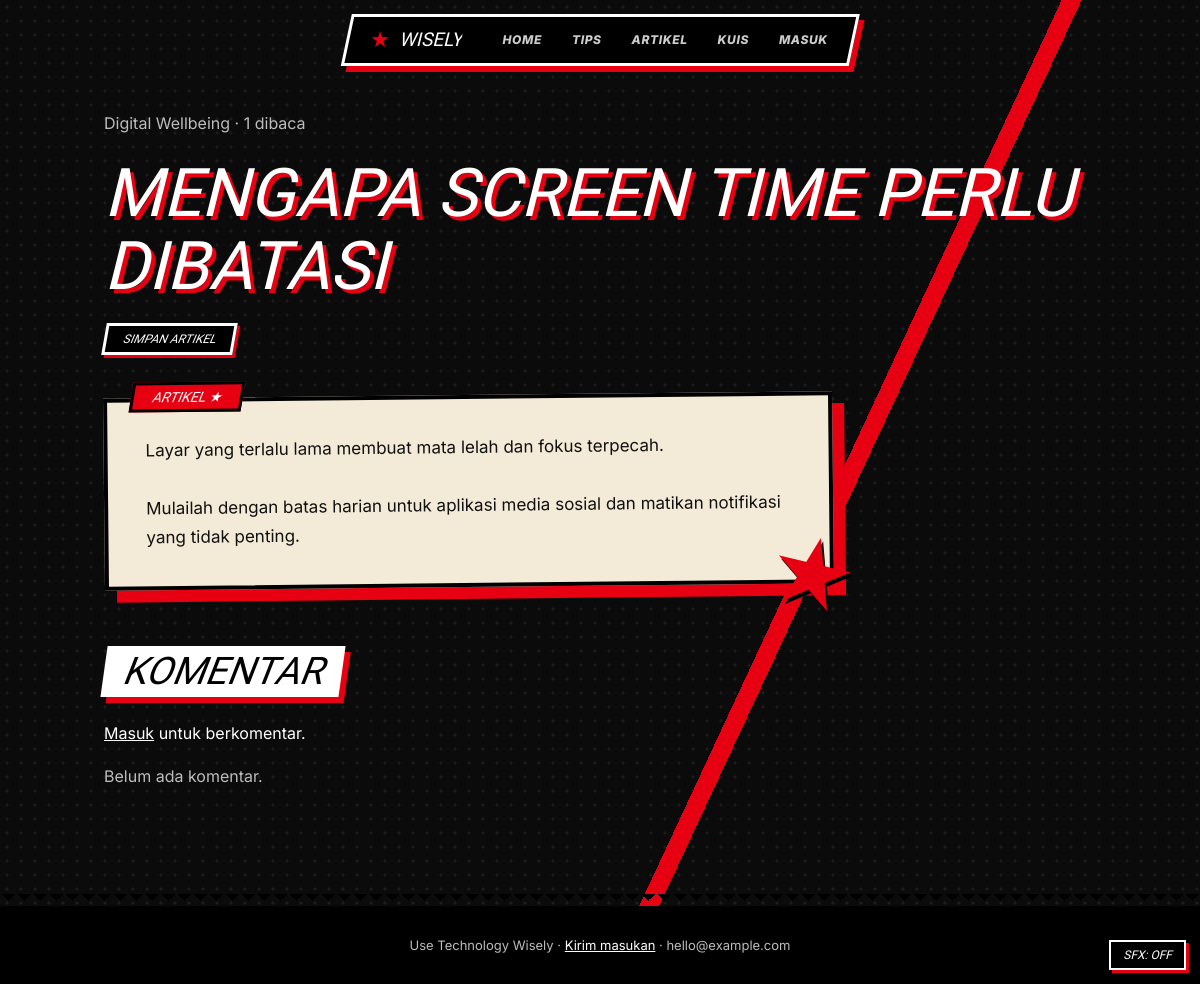
/article.php?slug=mengapa-screen-time-perlu-dibatasi, run on the app's committed database.
### tables this page shows
CREATE TABLE articles(id INT UNSIGNED AUTO_INCREMENT PRIMARY KEY, title VARCHAR(200) NOT NULL, slug VARCHAR(220) NOT NULL UNIQUE, excerpt VARCHAR(400), content MEDIUMTEXT NOT NULL, cover_image VARCHAR(255), category_id INT UNSIGNED NULL, author_id INT UNSIGNED NULL, status ENUM('draft','published','archived') NOT NULL DEFAULT 'draft', views_count INT UNSIGNED NOT NULL DEFAULT 0, created_at TIMESTAMP DEFAULT CURRENT_TIMESTAMP, updated_at TIMESTAMP DEFAULT CURRENT_TIMESTAMP ON UPDATE CURRENT_TIMESTAMP, published_at TIMESTAMP NULL,
 INDEX(status,published_at), FULLTEXT(title,excerpt,content),
 FOREIGN KEY(category_id) REFERENCES categories(id) ON DELETE SET NULL, FOREIGN KEY(author_id) REFERENCES users(id) ON DELETE SET NULL);

CREATE TABLE categories(id INT UNSIGNED AUTO_INCREMENT PRIMARY KEY, name VARCHAR(80) NOT NULL UNIQUE, slug VARCHAR(80) NOT NULL UNIQUE, description VARCHAR(255), icon VARCHAR(40), created_at TIMESTAMP DEFAULT CURRENT_TIMESTAMP);

CREATE TABLE website_settings(id TINYINT UNSIGNED PRIMARY KEY DEFAULT 1, site_name VARCHAR(120) NOT NULL, site_description VARCHAR(255), logo_url VARCHAR(255), contact_email VARCHAR(190), social_links JSON, updated_at TIMESTAMP DEFAULT CURRENT_TIMESTAMP ON UPDATE CURRENT_TIMESTAMP);

### article.php (the view, shortened to what this page needs)
<?php require 'config.php';
$s=$pdo->prepare("SELECT a.*,c.name cname FROM articles a LEFT JOIN categories c ON c.id=a.category_id WHERE a.slug=? AND a.status='published'");$s->execute([$_GET['slug']??'']);$a=$s->fetch();
$u=user();
$pdo->prepare('UPDATE articles SET views_count=views_count+1 WHERE id=?')->execute([$a['id']]);
$bm=false;if($u){$b=$pdo->prepare('SELECT 1 FROM bookmarks WHERE user_id=? AND article_id=?');$b->execute([$u['id'],$a['id']]);$bm=(bool)$b->fetch();}
$cm=$pdo->prepare("SELECT c.content,c.created_at,u.full_name FROM comments c JOIN users u ON u.id=c.user_id WHERE c.article_id=? AND c.status='approved' ORDER BY c.created_at DESC");$cm->execute([$a['id']]);
head($a['title']);?>
<span class="muted"><?=e($a['cname'])?> · <?=$a['views_count']+1?> dibaca</span><h1><?=e($a['title'])?></h1>
<form method="post"><?=csrf()?><input type="hidden" name="a" value="bm"><button class="btn s"><?=$bm?'Hapus bookmark':'Simpan artikel'?></button></form>
<div class="callcard"><?=nl2br(e($a['content']))?></div>
<h2 style="margin-top:60px">Komentar</h2>
<?php if($u):?><form method="post" class="narrow" style="margin:0"><?=csrf()?><input type="hidden" name="a" value="cm"><textarea name="content" rows="3" required maxlength="1000"></textarea><button class="btn">Kirim komentar</button></form><?php else:?><p><a href="login.php">Masuk</a> untuk berkomentar.</p><?php endif;
$n=0;foreach($cm as $c){$n++;echo '<div class="card" style="margin-top:14px"><b>'.e($c['full_name']).'</b><p>'.e($c['content']).'</p></div>';}if(!$n)echo '<p class="muted">Belum ada komentar.</p>';
foot();

### config.php (shortened to what this page needs)
<?php
$pdo=new PDO('mysql:host=localhost;dbname=techwise;charset=utf8mb4','root','',[PDO::ATTR_ERRMODE=>PDO::ERRMODE_EXCEPTION,PDO::ATTR_DEFAULT_FETCH_MODE=>PDO::FETCH_ASSOC]);
function e($s){return htmlspecialchars((string)$s,ENT_QUOTES,'UTF-8');}
function user(){global $pdo;static $u=false;if($u===false){$u=null;if(!empty($_SESSION['uid'])){$s=$pdo->prepare('SELECT id,full_name,email,role FROM users WHERE id=?');$s->execute([$_SESSION['uid']]);$u=$s->fetch()?:null;}}return $u;}
function head($t){$u=user();$b=BASE;echo '<!DOCTYPE html><html lang="id"><head><meta charset="utf-8"><meta name="viewport" content="width=device-width,initial-scale=1"><title>'.e($t).'</title><link rel="preconnect" href="https://fonts.googleapis.com"><link rel="stylesheet" href="https://fonts.googleapis.com/css2?family=Archivo+Black&family=Inter:wght@400;600;800&display=swap"><script>document.documentElement.classList.add("js")</script><link rel="stylesheet" href="'.$b.'/theme.css?v='.@filemtime(__DIR__.'/theme.css').'"></head><body><header class="isl" id="isl"><a class="logo" href="'.$b.'/"><i></i><span>Wisely</span></a><nav id="links"><a href="'.$b.'/">Home</a><a href="'.$b.'/#tips">Tips</a><a href="'.$b.'/#artikel">Artikel</a><a href="'.$b.'/quiz.php">Kuis</a>'.($u&&$u['role']!=='user'?'<a href="'.$b.'/admin/">Admin</a>':'').($u?'<a href="'.$b.'/profile.php">Profil</a><a href="'.$b.'/logout.php">Keluar</a>':'<a href="'.$b.'/login.php">Masuk</a>').'</nav><button class="mb" id="mb" aria-label="Menu" aria-expanded="false">&#9776;</button></header><main class="wrap">';if($f=flash())echo '<p class="toast">'.e($f).'</p>';}
function foot(){global $pdo;$s=$pdo->query('SELECT site_name,contact_email FROM website_settings WHERE id=1')->fetch()?:[];echo '</main><footer class="foot">'.e($s['site_name']??'').' &middot; <a href="'.BASE.'/feedback.php">Kirim masukan</a>'.(!empty($s['contact_email'])?' &middot; '.e($s['contact_email']):'').'</footer><script src="'.BASE.'/app.js"></script></body></html>';}

### theme.css (style rules this page uses)
:root { --red:#e60012 }
* { box-sizing:border-box }
html { scroll-behavior:smooth;scroll-padding-top:90px }
body { margin:0;color:#fff;font:400 16px/1.7 Inter,system-ui,sans-serif;background-color:#0b0b0b;background-image:linear-gradient(115deg,transparent 0 64%,var(--red) 64% 65.2%,transparent 65.2%),radial-gradient(#ffffff12 1.3px,transparent 1.8px);background-size:auto,14px 14px;background-attachment:fixed }
h1,h2,h3,.logo,.num,.btn,th,.badge,.chip { font-family:'Archivo Black',Impact,'Arial Black',sans-serif;font-weight:400 }
h1 { font-size:clamp(34px,5.6vw,72px);line-height:1.08;margin:.3em 0;text-transform:uppercase;font-style:italic;text-shadow:4px 4px 0 var(--red) }
h2 { display:inline-block;max-width:100%;font-size:clamp(24px,3.4vw,38px);line-height:1.15;text-transform:uppercase;font-style:italic;background:#fff;color:#000;padding:.1em .5em;margin:0 0 6px;transform:skewX(-8deg);box-shadow:6px 6px 0 var(--red) }
a { color:inherit }
.wrap { max-width:1040px;margin:0 auto;padding:110px 24px 60px }
.isl { position:fixed;top:14px;left:50%;transform:translateX(-50%);z-index:50;display:flex;gap:26px;align-items:center;padding:8px 12px 8px 24px;max-width:96vw;isolation:isolate;transition:padding .5s cubic-bezier(.2,.8,.2,1) }
.isl::before { content:'';position:absolute;inset:0;background:#000;border:3px solid #fff;box-shadow:6px 6px 0 var(--red);transform:skewX(-12deg);z-index:-1 }
.isl .logo { display:flex;align-items:center;gap:9px;white-space:nowrap;font-size:19px;text-transform:uppercase;font-style:italic;text-decoration:none }
.isl .logo i { font-style:normal;color:var(--red);font-size:22px;line-height:1 }
.isl .logo i::before { content:'\2605' }
.isl .logo span { display:inline-block;max-width:90px;overflow:hidden;transition:max-width .5s,opacity .4s }
.isl nav { display:flex;gap:2px;position:relative }
.isl nav a { position:relative;z-index:1;padding:8px 14px;font-size:12px;font-weight:800;font-style:italic;text-transform:uppercase;letter-spacing:.05em;text-decoration:none;opacity:.8;white-space:nowrap;transition:opacity .2s }
.btn { display:inline-block;margin-top:16px;padding:12px 26px;border:3px solid #000;background:var(--red);color:#fff;font-size:15px;text-transform:uppercase;font-style:italic;cursor:pointer;text-decoration:none;box-shadow:4px 4px 0 #fff;transform:skewX(-10deg);transition:transform .2s,box-shadow .2s,background .2s }
.btn.s { padding:6px 16px;margin:0;font-size:12px;background:#000;border-color:#fff;box-shadow:3px 3px 0 var(--red) }
.muted { color:#bdbdbd }
.foot { text-align:center;padding:28px 24px;font-size:13px;background:#000;border-top:4px solid var(--red);color:#bbb }
.foot a { color:#fff }
body::before,body::after { content:'';position:fixed;inset:-10% -30%;z-index:100;pointer-events:none;transform:skewX(-20deg);animation:wipe .7s cubic-bezier(.7,0,.2,1) forwards }
body::before { background:#000;animation-delay:.15s }
body::after { background:var(--red) }
body { overflow-x:hidden }
.foot { position:relative;margin-top:40px;border-top:0 }
.foot::before { content:'';position:absolute;left:0;right:0;top:-12px;height:12px;background:linear-gradient(135deg,#000 25%,transparent 25%) -8px 0/16px 12px,linear-gradient(225deg,#000 25%,transparent 25%) -8px 0/16px 12px }
a,button,label,select,.btn { cursor:pointer }
html::after { content:'';position:fixed;top:0;left:0;width:100%;height:6px;background:var(--red);transform-origin:0 50%;transform:scaleX(0);animation:prog linear;animation-timeline:scroll(root);z-index:60 }
.callcard { position:relative;max-width:68ch;margin-top:40px;padding:34px 38px;background:#f3ead7;color:#111;border:4px solid #000;box-shadow:12px 12px 0 var(--red);rotate:-.6deg;font-size:17px }
.callcard::before { content:'ARTIKEL \2605';position:absolute;top:-20px;left:24px;background:var(--red);color:#fff;padding:4px 18px;font:italic 400 14px 'Archivo Black',Impact,sans-serif;border:3px solid #000;transform:skewX(-10deg) }
.callcard::after { content:'\2605';position:absolute;right:-26px;bottom:-40px;font-size:96px;line-height:1;color:var(--red);text-shadow:3px 3px 0 #000;rotate:14deg }

### data on the page
articles: category.name "Digital Wellbeing", $a['views_count']+1 "1", title "MENGAPA SCREEN TIME PERLU DIBATASI", content "Layar yang terlalu lama membuat mata lelah dan fokus terpecah. Mulailah dengan batas harian untuk aplikasi media sosial dan matikan notifikasi yang tidak penting."
website_settings: site_name "Use Technology Wisely", contact_email "hello@example.com"
